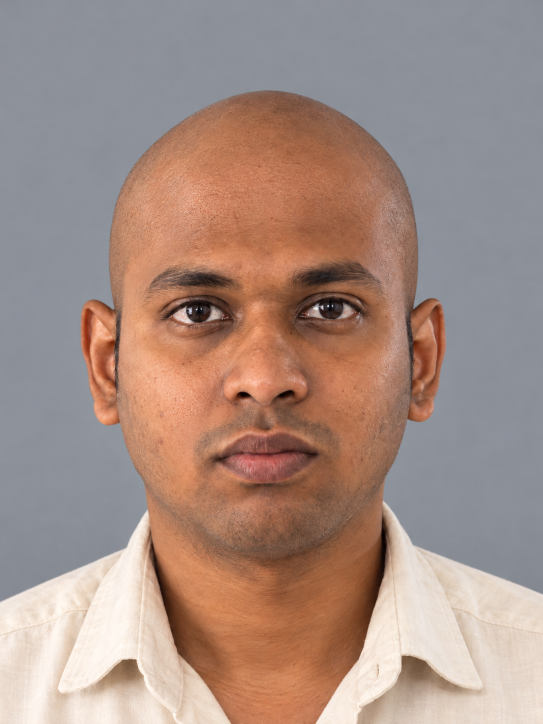
#> input picture assets/source/aakash-bald-generated.png, 1086 x 1448 px (shown at 1/2 size)
$ python build_photo_layers.py
#> lines starting #> are read from the running program, lines starting #| are printed output that depends on the picture
"""Extract aligned hair and beard layers from edits of the exact bald portrait."""

from pathlib import Path

import numpy as np
from PIL import Image, ImageFilter

ROOT = Path(__file__).resolve().parents[1]
BASE = np.asarray(Image.open(ROOT / 'assets/source/aakash-bald-generated.png').convert('RGB'), dtype=np.float32)
HEIGHT, WIDTH = BASE.shape[:2]
#> HEIGHT = 1448; WIDTH = 1086
Y, X = np.mgrid[:HEIGHT, :WIDTH]


def luma(rgb):
    return rgb[..., 0] * .28 + rgb[..., 1] * .59 + rgb[..., 2] * .13


def save_layer(source_name, output_name, spatial, threshold=6, contrast=58):
#> called with source_name = 'aakash-hair-fitted-generated.png', output_name = 'aakash-hair-fitted-overlay.png', threshold = 6, contrast = 65
    edited = Image.open(ROOT / 'assets/source' / source_name).convert('RGB')
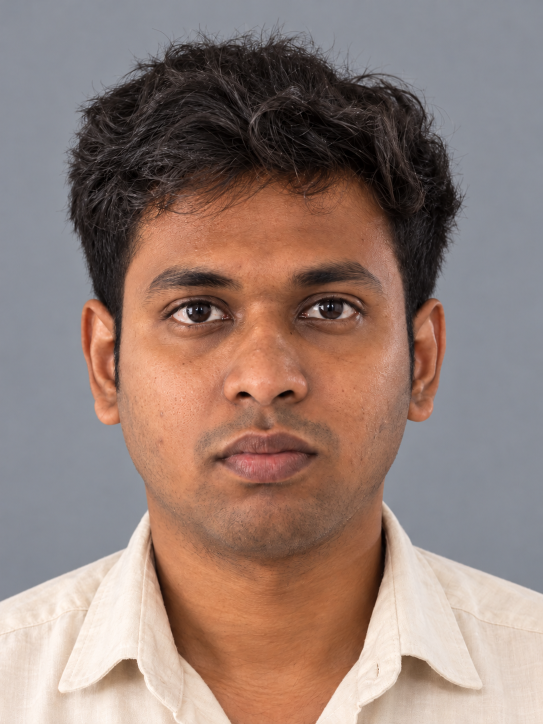
#> input picture assets/source/aakash-hair-fitted-generated.png, 1086 x 1448 px (shown at 1/2 size)
#> edited is the input picture: PIL image 1086x1448 RGB; mean R, G, B 147.8, 125.7, 117.3
    if edited.size != (WIDTH, HEIGHT):
        raise ValueError(f'{source_name} must match the base portrait dimensions')
    edited_rgb = np.asarray(edited, dtype=np.float32)
    darkness = np.clip((luma(BASE) - luma(edited_rgb) - threshold) / contrast, 0, 1)
    alpha = np.uint8(np.round(darkness * spatial * 255))
    alpha_image = Image.fromarray(alpha, 'L').filter(ImageFilter.GaussianBlur(.65))
    output = edited.convert('RGBA')
    output.putalpha(alpha_image)
    path = ROOT / 'assets' / output_name
    output.save(path, optimize=True)
    print(f'Wrote {path}')


def main():
    distance = np.abs(X - 540) / 350
    hair_lower = 445 + 185 * distance ** 2
    scalp = np.clip((hair_lower - Y) / 33, 0, 1)
    scalp *= np.clip((X - 125) / 32, 0, 1) * np.clip((960 - X) / 32, 0, 1)
    scalp *= np.clip((Y - 30) / 20, 0, 1)
    left_burn = np.clip((X - 210) / 20, 0, 1) * np.clip((280 - X) / 23, 0, 1)
    right_burn = np.clip((X - 805) / 23, 0, 1) * np.clip((875 - X) / 20, 0, 1)
    burns = np.maximum(left_burn, right_burn)
    burns *= np.clip((Y - 530) / 25, 0, 1) * np.clip((805 - Y) / 55, 0, 1)
    save_layer('aakash-hair-fitted-generated.png', 'aakash-hair-fitted-overlay.png', np.maximum(scalp, burns), contrast=65)
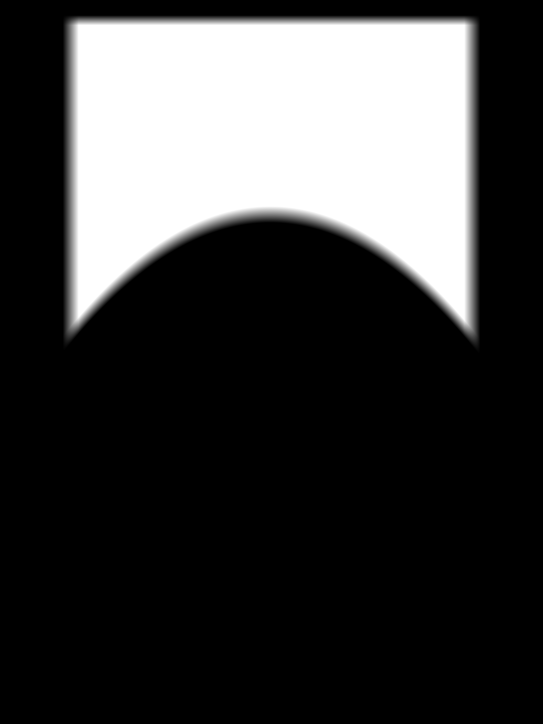
#> scalp: shape (1448, 1086) float64 (shown at 1/2 size); min 0, max 1, mean 0.24
    save_layer('aakash-medium-hair-generated.png', 'aakash-medium-hair-overlay.png', np.maximum(scalp, burns), contrast=65)
#> call 2 of save_layer, with source_name = 'aakash-medium-hair-generated.png', output_name = 'aakash-medium-hair-overlay.png', threshold = 6, contrast = 65
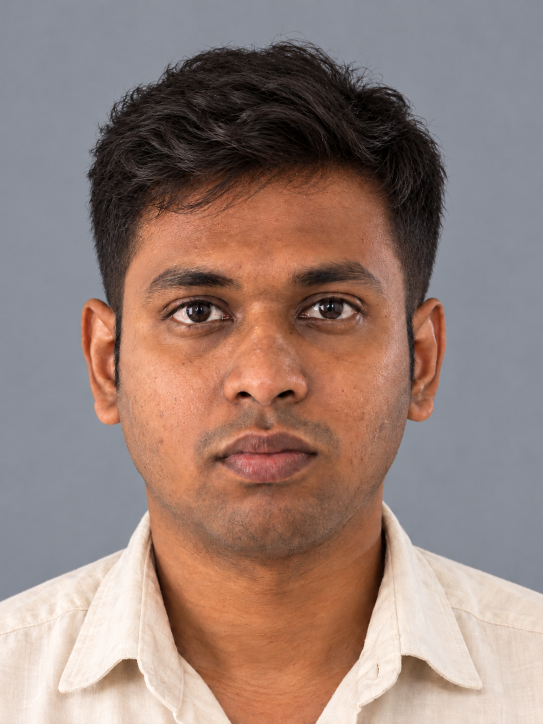
#> input picture assets/source/aakash-medium-hair-generated.png, 1086 x 1448 px (shown at 1/2 size)
#> in save_layer, edited is the input picture: PIL image 1086x1448 RGB; mean R, G, B 150.2, 127.5, 119.4
    save_layer('aakash-buzz-hair-generated.png', 'aakash-buzz-hair-overlay.png', np.maximum(scalp, burns), contrast=65)
#> call 3 of save_layer, with source_name = 'aakash-buzz-hair-generated.png', output_name = 'aakash-buzz-hair-overlay.png', threshold = 6, contrast = 65
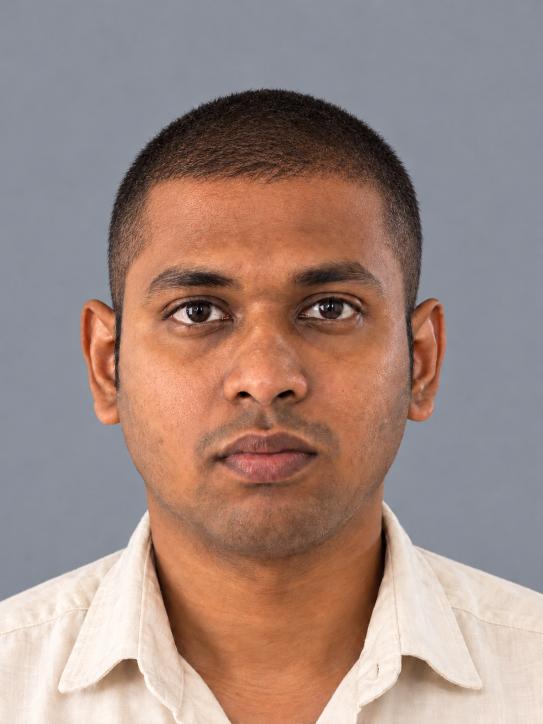
#> input picture assets/source/aakash-buzz-hair-generated.png, 1086 x 1448 px (shown at 1/2 size)
#> in save_layer, edited is the input picture: PIL image 1086x1448 RGB; mean R, G, B 159.8, 136.8, 128.7
#> in luma (call 6), `return rgb[..., 0] * .28 + rgb[..., 1] * .59 + rgb[..., 2] * .13`:
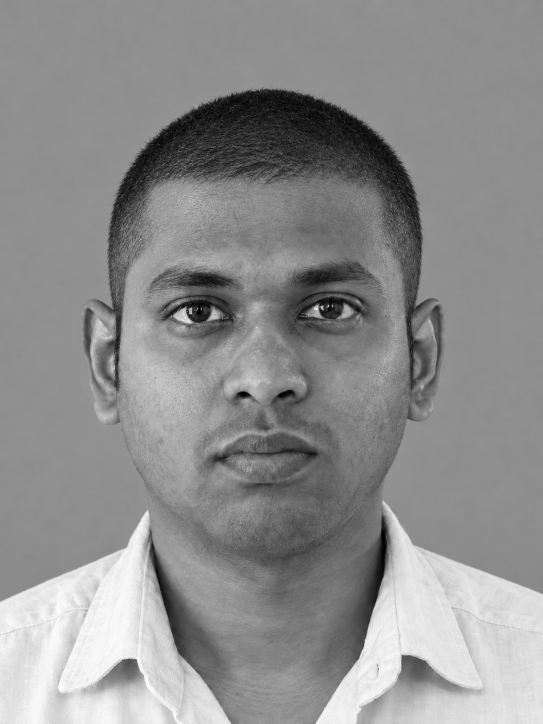
#> returned value: shape (1448, 1086) float32 (shown at 1/2 size); min 0, max 255, mean 142.2
#> in save_layer (call 3), `darkness = np.clip((luma(BASE) - luma(edited_rgb) - threshold) / contr..`:
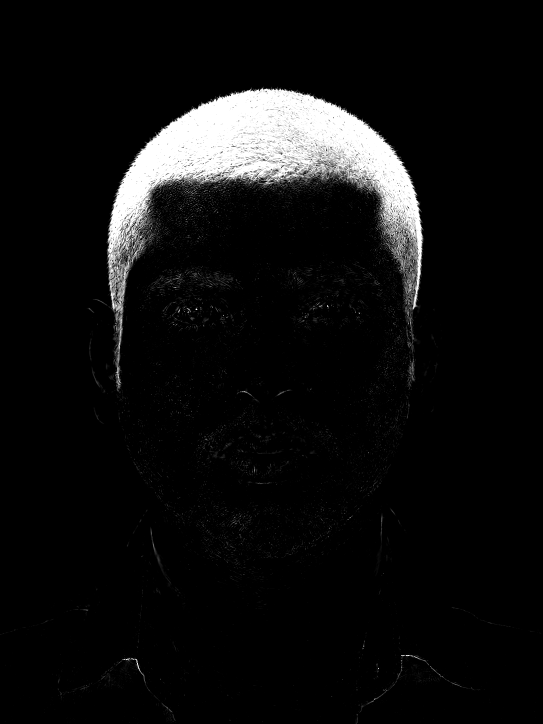
#> darkness: shape (1448, 1086) float32 (shown at 1/2 size); min 0, max 1, mean 0.0615
#> in save_layer (call 3), `output.putalpha(alpha_image)`:
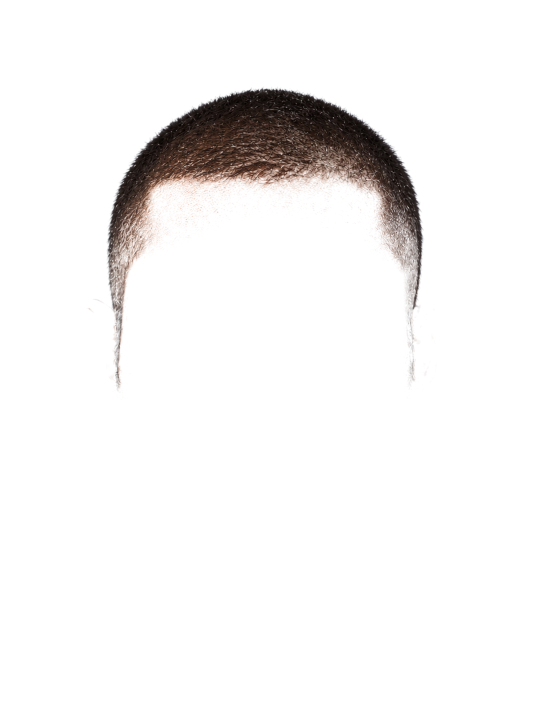
#> output: PIL image 1086x1448 RGBA (shown at 1/2 size); mean R, G, B, A 159.8, 136.8, 128.7, 15; transparent parts drawn white

    side = np.clip((np.abs(X - 540) - 210) / 115, 0, 1)
    upper = 735 - side * 165
    face_hair = np.clip((Y - upper) / 34, 0, 1)
    face_hair *= np.clip((1265 - Y) / 70, 0, 1)
    face_hair *= np.clip((X - 155) / 35, 0, 1) * np.clip((925 - X) / 35, 0, 1)
    save_layer('aakash-full-beard-generated.png', 'aakash-beard-overlay.png', face_hair, contrast=55)
    save_layer('aakash-thick-beard-generated.png', 'aakash-thick-beard-overlay.png', face_hair, contrast=55)


if __name__ == '__main__':
#> (the run stopped early here; a loop or call above may not have finished)
